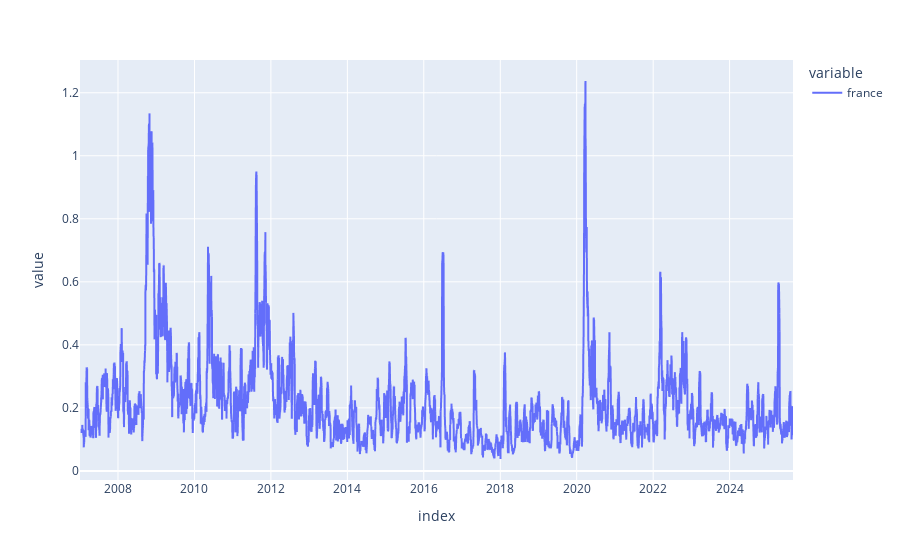

Notebook cell for this chart:
### Code cell
px.line(france.pct_change().rolling(10).std() * np.sqrt(252))

### Figure 1 — Plotly figure (JSON) as saved in the notebook; plotly's stock layout.template omitted (floating-point values rounded to 4 significant figures; data arrays with more than 128 entries replaced by an {"elided": "..."} marker saying what was removed)
{"data": [{"hovertemplate": "variable=france<br>index=%{x}<br>value=%{y}<extra></extra>", "legendgroup": "france", "line": {"color": "#636efa", "dash": "solid"}, "marker": {"symbol": "circle"}, "mode": "lines", "name": "france", "showlegend": true, "type": "scattergl", "x": {"elided": "4695 str values"}, "xaxis": "x", "y": {"elided": "4695 float values"}, "yaxis": "y"}], "layout": {"legend": {"title": {"text": "variable"}, "tracegroupgap": 0}, "margin": {"t": 60}, "xaxis": {"anchor": "y", "domain": [0, 1], "title": {"text": "index"}}, "yaxis": {"anchor": "x", "domain": [0, 1], "title": {"text": "value"}}}}
